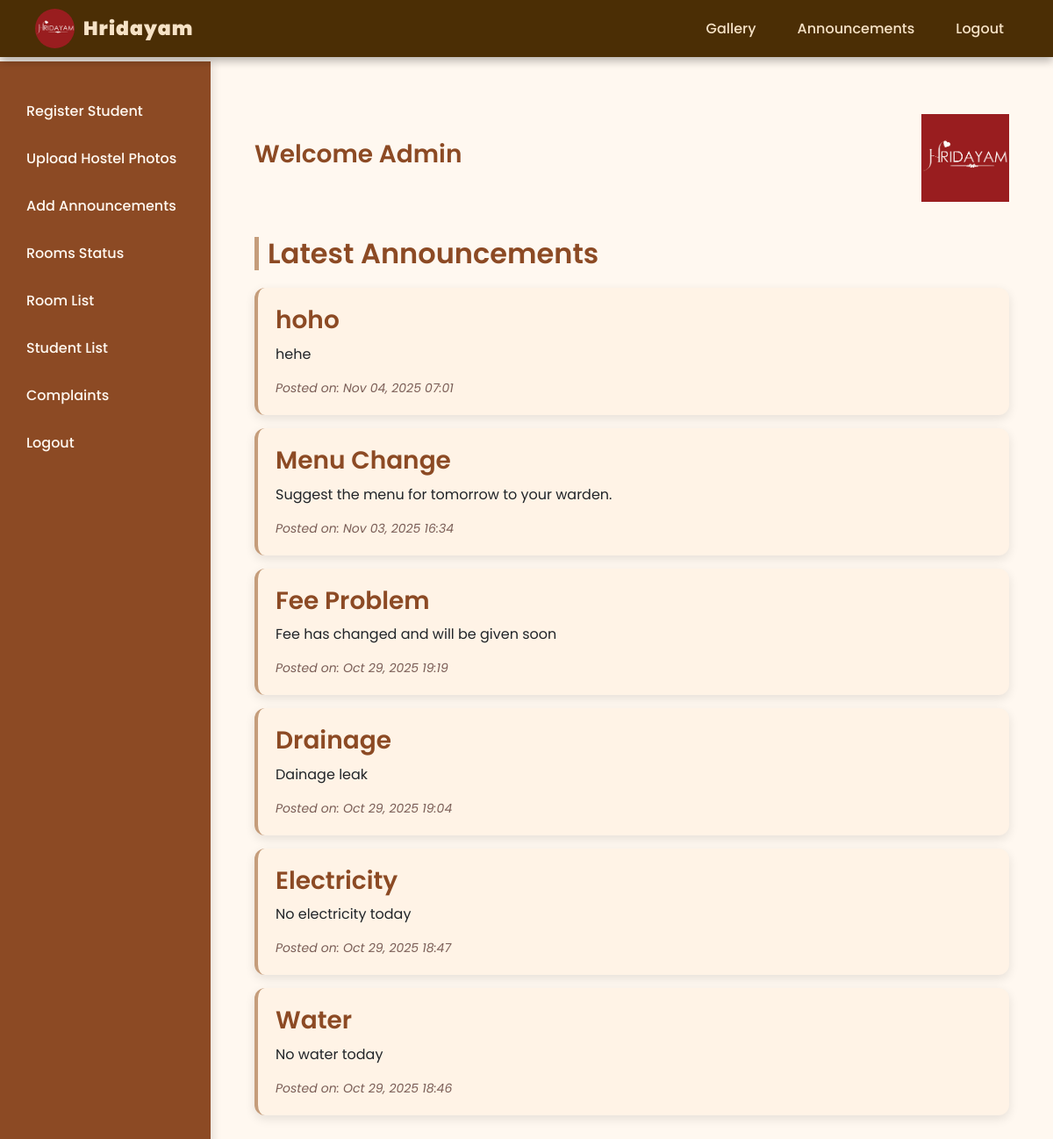
/hostel_admin_view, run on the app's committed database.
### Hostel_Manager_App/models.py (models this page shows, shortened)
class Announcement(models.Model):
    title = models.CharField(max_length=200)
    message = models.TextField()
    date_posted = models.DateTimeField(default=timezone.now)

### Hostel_Manager_App/views.py (the view)
# urls.py: path('hostel_admin_view',views.hostel_admin_view,name='hostel_admin_view'),
def hostel_admin_view(request):
    announcements = Announcement.objects.all().order_by('-date_posted')
    return render(request,'hostel_admin.html', {'announcements': announcements})

### Hostel_Manager_App/templates/hostel_admin.html (shortened to what this page needs)
{% load static %}
<!DOCTYPE html>
<html lang="en">
<head>
  <link href="https://cdn.jsdelivr.net/npm/bootstrap@5.3.2/dist/css/bootstrap.min.css" rel="stylesheet">
</head>
<body>
  <nav>
    <a class="navbar-brand d-flex align-items-center" href="{% url 'hostel_admin_view' %}">
      <img src="{% static 'images/hridhayam logo.png' %}" alt="Logo" />
      <strong>Hridayam</strong>
    </a>
    <ul class="nav nav-pills">
      <li class="nav-item"><a class="nav-link" href="{% url 'gallery_view' %}">Gallery</a></li>
      <li class="nav-item"><a class="nav-link" href="{% url 'announcement_list_view' %}">Announcements</a></li>
      <li class="nav-item"><a class="nav-link" href="{% url 'logout_view' %}">Logout</a></li>
    </ul>
  </nav>
  <div class="container-flex">
    <div class="side" id="sidebar">
      <a href="{% url 'registration' %}">Register Student</a>
      <a href="{% url 'upload_images' %}">Upload Hostel Photos</a>
      <a href="{% url 'announcement_create_view' %}">Add Announcements</a>
      <a href="{% url 'room_status_view' %}">Rooms Status</a>
      <a href="{% url 'image_list_admin' %}">Room List</a>
      <a href="{% url 'student_list_view' %}">Student List</a>
      <a href="{% url 'admin_complaints' %}">Complaints</a>
      <a href="{% url 'logout_view' %}">Logout</a>
    </div>
    <div class="main-content" id="mainContent">
      <div class="welcome">
        <div>
          <h3>Welcome Admin</h3>
        </div>
        <img src="{% static 'images/hridhayam logo.png' %}" alt="Hridayam Logo" class="logo-large"/>
      </div>
      <div class="announcement-section">
        <h2>Latest Announcements</h2>
        {% if announcements %}
          {% for a in announcements %}
          <div class="card">
            <h3>{{ a.title }}</h3>
            <p>{{ a.message }}</p>
            <small><i>Posted on: {{ a.date_posted|date:"M d, Y H:i" }}</i></small>
          </div>
          {% endfor %}
        {% else %}
          <p style="color: var(--text-light);">No announcements yet.</p>
        {% endif %}
      </div>
    </div>
  </div>
</body>
</html>

### Hostel_Manager_App/templates/hostel_admin.html (style rules this page uses)
:root { --primary-color: #8C4A24; --secondary-color: #C59D7B; --bg-light: #FFF8F0; --text-dark: #3E2723; --text-light: #7B5E57; --card-bg: #FFF3E6; }
body { font-family: "Poppins", sans-serif; background-color: var(--bg-light); color: var(--text-dark); margin: 0; overflow-x: hidden; }
nav { background-color: #4b2e05; color: #f6e2c6; display: flex; justify-content: space-between; align-items: center; padding: 10px 40px; box-shadow: 0 4px 10px rgba(0, 0, 0, 0.3); position: fixed; top: 0; left: 0; width: 100%; z-index: 1000; }
nav .navbar-brand { display: flex; align-items: center; text-decoration: none; color: #f6e2c6; font-weight: 700; font-size: 22px; letter-spacing: 1px; }
nav .navbar-brand img { width: 45px; height: 45px; border-radius: 50%; margin-right: 10px; transition: transform 0.3s ease; }
.nav-pills { margin-bottom: 0; }
.nav-pills .nav-link { color: #f6e2c6; font-weight: 500; margin-left: 15px; transition: color 0.3s ease, transform 0.2s ease; }
.container-flex { display: flex; min-height: 100vh; padding-top: 80px; }
.side { width: 240px; background-color: var(--primary-color); color: white; padding: 25px 15px; box-shadow: 3px 0 10px rgba(0,0,0,0.1); position: fixed; top: 70px; left: 0; bottom: 0; overflow-y: auto; transition: transform 0.4s ease; z-index: 999; }
.side a { display: block; color: #FFF8F0; font-weight: 500; text-decoration: none; margin: 10px 0; padding: 10px 15px; border-radius: 8px; transition: all 0.3s ease; }
.main-content { flex: 1; margin-left: 240px; padding: 50px; animation: fadeIn 0.8s ease; transition: margin-left 0.4s ease; }
.welcome { display: flex; justify-content: space-between; align-items: center; margin-bottom: 40px; }
.welcome h3 { font-weight: 600; color: var(--primary-color); }
.logo-large { height: 100px; transition: transform 0.3s ease; }
.announcement-section h2 { color: var(--primary-color); font-weight: 600; margin-bottom: 20px; border-left: 5px solid var(--secondary-color); padding-left: 10px; }
.card { border: none; border-left: 4px solid var(--secondary-color); border-radius: 12px; background: var(--card-bg); margin: 15px 0; padding: 20px; box-shadow: 0 4px 12px rgba(0,0,0,0.1); transition: all 0.3s ease; }
.card h3 { color: var(--primary-color); font-weight: 600; margin-bottom: 10px; }
.card small { color: var(--text-light); }

### data on the page
Announcement: title "hoho", message "hehe", date_posted "Nov 04, 2025 07:01"
Announcement: title "Menu Change", message "Suggest the menu for tomorrow to your warden.", date_posted "Nov 03, 2025 16:34"
Announcement: title "Fee Problem", message "Fee has changed and will be given soon", date_posted "Oct 29, 2025 19:19"
Announcement: title "Drainage", message "Dainage leak", date_posted "Oct 29, 2025 19:04"
Announcement: title "Electricity", message "No electricity today", date_posted "Oct 29, 2025 18:47"
Announcement: title "Water", message "No water today", date_posted "Oct 29, 2025 18:46"
